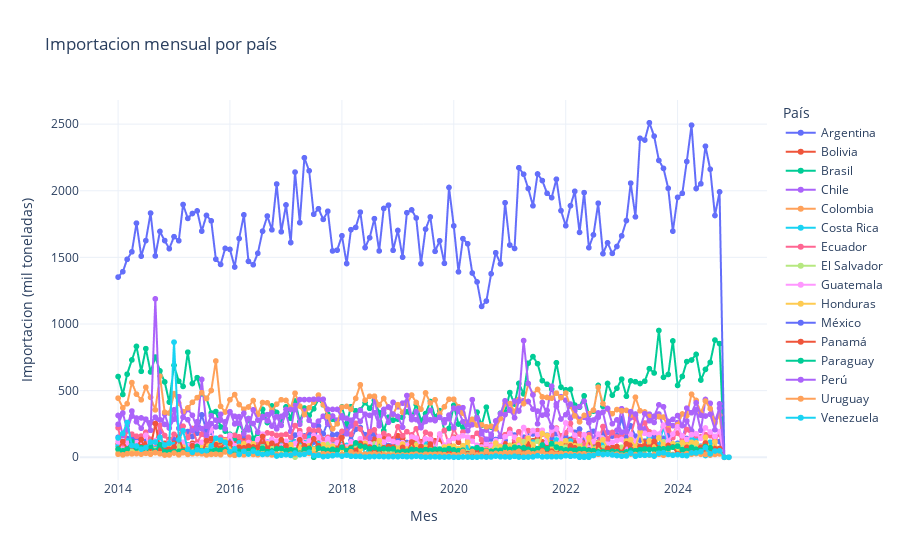
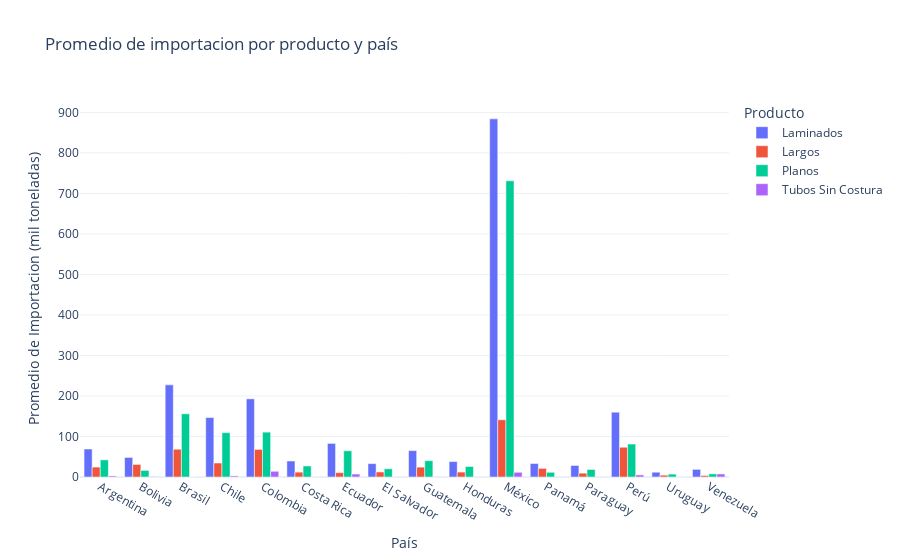
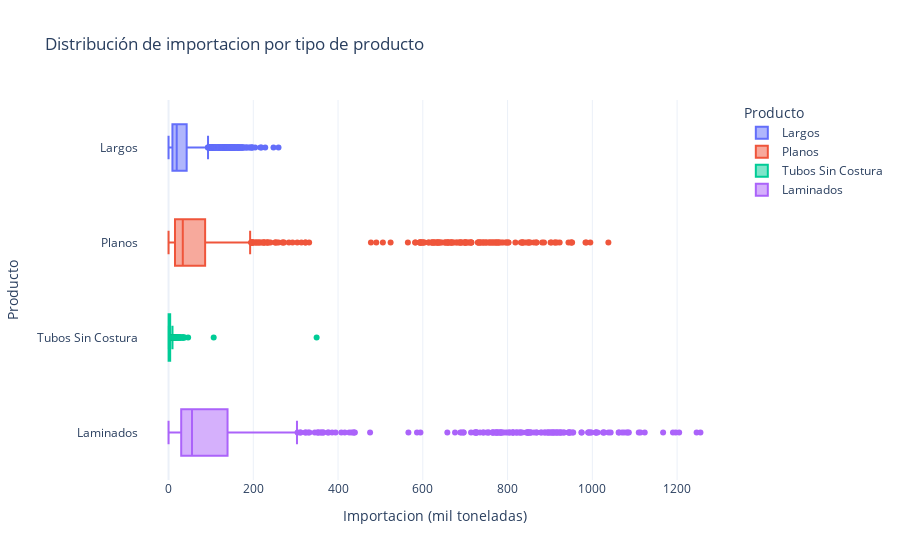

The notebook cell these images were saved under, in order:
### Code cell
eda_comercio_acero(df_importaciones, 'Importacion')

### Figure 1 — Plotly figure (JSON) as saved in the notebook; plotly's stock layout.template omitted (floating-point values rounded to 4 significant figures; data arrays with more than 128 entries replaced by an {"elided": "..."} marker saying what was removed)
{"data": [{"hovertemplate": "País=Argentina<br>Mes=%{x}<br>Importacion (mil toneladas)=%{y}<extra></extra>", "legendgroup": "Argentina", "line": {"color": "#636efa", "dash": "solid"}, "marker": {"symbol": "circle"}, "mode": "lines+markers", "name": "Argentina", "showlegend": true, "type": "scattergl", "x": {"elided": "132 str values"}, "xaxis": "x", "y": {"elided": "132 float values"}, "yaxis": "y"}, {"hovertemplate": "País=Bolivia<br>Mes=%{x}<br>Importacion (mil toneladas)=%{y}<extra></extra>", "legendgroup": "Bolivia", "line": {"color": "#EF553B", "dash": "solid"}, "marker": {"symbol": "circle"}, "mode": "lines+markers", "name": "Bolivia", "showlegend": true, "type": "scattergl", "x": {"elided": "132 str values"}, "xaxis": "x", "y": {"elided": "132 float values"}, "yaxis": "y"}, {"hovertemplate": "País=Brasil<br>Mes=%{x}<br>Importacion (mil toneladas)=%{y}<extra></extra>", "legendgroup": "Brasil", "line": {"color": "#00cc96", "dash": "solid"}, "marker": {"symbol": "circle"}, "mode": "lines+markers", "name": "Brasil", "showlegend": true, "type": "scattergl", "x": {"elided": "132 str values"}, "xaxis": "x", "y": {"elided": "132 float values"}, "yaxis": "y"}, {"hovertemplate": "País=Chile<br>Mes=%{x}<br>Importacion (mil toneladas)=%{y}<extra></extra>", "legendgroup": "Chile", "line": {"color": "#ab63fa", "dash": "solid"}, "marker": {"symbol": "circle"}, "mode": "lines+markers", "name": "Chile", "showlegend": true, "type": "scattergl", "x": {"elided": "132 str values"}, "xaxis": "x", "y": {"elided": "132 float values"}, "yaxis": "y"}, {"hovertemplate": "País=Colombia<br>Mes=%{x}<br>Importacion (mil toneladas)=%{y}<extra></extra>", "legendgroup": "Colombia", "line": {"color": "#FFA15A", "dash": "solid"}, "marker": {"symbol": "circle"}, "mode": "lines+markers", "name": "Colombia", "showlegend": true, "type": "scattergl", "x": {"elided": "132 str values"}, "xaxis": "x", "y": {"elided": "132 float values"}, "yaxis": "y"}, {"hovertemplate": "País=Costa Rica<br>Mes=%{x}<br>Importacion (mil toneladas)=%{y}<extra></extra>", "legendgroup": "Costa Rica", "line": {"color": "#19d3f3", "dash": "solid"}, "marker": {"symbol": "circle"}, "mode": "lines+markers", "name": "Costa Rica", "showlegend": true, "type": "scattergl", "x": {"elided": "132 str values"}, "xaxis": "x", "y": {"elided": "132 float values"}, "yaxis": "y"}, {"hovertemplate": "País=Ecuador<br>Mes=%{x}<br>Importacion (mil toneladas)=%{y}<extra></extra>", "legendgroup": "Ecuador", "line": {"color": "#FF6692", "dash": "solid"}, "marker": {"symbol": "circle"}, "mode": "lines+markers", "name": "Ecuador", "showlegend": true, "type": "scattergl", "x": {"elided": "132 str values"}, "xaxis": "x", "y": {"elided": "132 float values"}, "yaxis": "y"}, {"hovertemplate": "País=El Salvador<br>Mes=%{x}<br>Importacion (mil toneladas)=%{y}<extra></extra>", "legendgroup": "El Salvador", "line": {"color": "#B6E880", "dash": "solid"}, "marker": {"symbol": "circle"}, "mode": "lines+markers", "name": "El Salvador", "showlegend": true, "type": "scattergl", "x": {"elided": "132 str values"}, "xaxis": "x", "y": {"elided": "132 float values"}, "yaxis": "y"}, {"hovertemplate": "País=Guatemala<br>Mes=%{x}<br>Importacion (mil toneladas)=%{y}<extra></extra>", "legendgroup": "Guatemala", "line": {"color": "#FF97FF", "dash": "solid"}, "marker": {"symbol": "circle"}, "mode": "lines+markers", "name": "Guatemala", "showlegend": true, "type": "scattergl", "x": {"elided": "132 str values"}, "xaxis": "x", "y": {"elided": "132 float values"}, "yaxis": "y"}, {"hovertemplate": "País=Honduras<br>Mes=%{x}<br>Importacion (mil toneladas)=%{y}<extra></extra>", "legendgroup": "Honduras", "line": {"color": "#FECB52", "dash": "solid"}, "marker": {"symbol": "circle"}, "mode": "lines+markers", "name": "Honduras", "showlegend": true, "type": "scattergl", "x": {"elided": "132 str values"}, "xaxis": "x", "y": {"elided": "132 float values"}, "yaxis": "y"}, {"hovertemplate": "País=México<br>Mes=%{x}<br>Importacion (mil toneladas)=%{y}<extra></extra>", "legendgroup": "México", "line": {"color": "#636efa", "dash": "solid"}, "marker": {"symbol": "circle"}, "mode": "lines+markers", "name": "México", "showlegend": true, "type": "scattergl", "x": {"elided": "132 str values"}, "xaxis": "x", "y": {"elided": "132 float values"}, "yaxis": "y"}, {"hovertemplate": "País=Panamá<br>Mes=%{x}<br>Importacion (mil toneladas)=%{y}<extra></extra>", "legendgroup": "Panamá", "line": {"color": "#EF553B", "dash": "solid"}, "marker": {"symbol": "circle"}, "mode": "lines+markers", "name": "Panamá", "showlegend": true, "type": "scattergl", "x": {"elided": "132 str values"}, "xaxis": "x", "y": {"elided": "132 float values"}, "yaxis": "y"}, {"hovertemplate": "País=Paraguay<br>Mes=%{x}<br>Importacion (mil toneladas)=%{y}<extra></extra>", "legendgroup": "Paraguay", "line": {"color": "#00cc96", "dash": "solid"}, "marker": {"symbol": "circle"}, "mode": "lines+markers", "name": "Paraguay", "showlegend": true, "type": "scattergl", "x": {"elided": "132 str values"}, "xaxis": "x", "y": {"elided": "132 float values"}, "yaxis": "y"}, {"hovertemplate": "País=Perú<br>Mes=%{x}<br>Importacion (mil toneladas)=%{y}<extra></extra>", "legendgroup": "Perú", "line": {"color": "#ab63fa", "dash": "solid"}, "marker": {"symbol": "circle"}, "mode": "lines+markers", "name": "Perú", "showlegend": true, "type": "scattergl", "x": {"elided": "132 str values"}, "xaxis": "x", "y": {"elided": "132 float values"}, "yaxis": "y"}, {"hovertemplate": "País=Uruguay<br>Mes=%{x}<br>Importacion (mil toneladas)=%{y}<extra></extra>", "legendgroup": "Uruguay", "line": {"color": "#FFA15A", "dash": "solid"}, "marker": {"symbol": "circle"}, "mode": "lines+markers", "name": "Uruguay", "showlegend": true, "type": "scattergl", "x": {"elided": "132 str values"}, "xaxis": "x", "y": {"elided": "132 float values"}, "yaxis": "y"}, {"hovertemplate": "País=Venezuela<br>Mes=%{x}<br>Importacion (mil toneladas)=%{y}<extra></extra>", "legendgroup": "Venezuela", "line": {"color": "#19d3f3", "dash": "solid"}, "marker": {"symbol": "circle"}, "mode": "lines+markers", "name": "Venezuela", "showlegend": true, "type": "scattergl", "x": {"elided": "132 str values"}, "xaxis": "x", "y": {"elided": "132 float values"}, "yaxis": "y"}], "layout": {"legend": {"title": {"text": "País"}, "tracegroupgap": 0}, "title": {"text": "Importacion mensual por país"}, "xaxis": {"anchor": "y", "domain": [0, 1], "title": {"text": "Mes"}}, "yaxis": {"anchor": "x", "domain": [0, 1], "title": {"text": "Importacion (mil toneladas)"}}}}

### Figure 2 — Plotly figure (JSON) as saved in the notebook; plotly's stock layout.template omitted (floating-point values rounded to 4 significant figures)
{"data": [{"alignmentgroup": "True", "hovertemplate": "Producto=Laminados<br>País=%{x}<br>Promedio de Importacion (mil toneladas)=%{y}<extra></extra>", "legendgroup": "Laminados", "marker": {"color": "#636efa", "pattern": {"shape": ""}}, "name": "Laminados", "offsetgroup": "Laminados", "orientation": "v", "showlegend": true, "textposition": "auto", "type": "bar", "x": ["Argentina", "Bolivia", "Brasil", "Chile", "Colombia", "Costa Rica", "Ecuador", "El Salvador", "Guatemala", "Honduras", "México", "Panamá", "Paraguay", "Perú", "Uruguay", "Venezuela"], "xaxis": "x", "y": [69.05, 48.31, 227.4, 146.7, 193.0, 39.55, 82.88, 33.03, 65.19, 38.12, 884.0, 33.38, 28.5, 160.0, 11.83, 18.89], "yaxis": "y"}, {"alignmentgroup": "True", "hovertemplate": "Producto=Largos<br>País=%{x}<br>Promedio de Importacion (mil toneladas)=%{y}<extra></extra>", "legendgroup": "Largos", "marker": {"color": "#EF553B", "pattern": {"shape": ""}}, "name": "Largos", "offsetgroup": "Largos", "orientation": "v", "showlegend": true, "textposition": "auto", "type": "bar", "x": ["Argentina", "Bolivia", "Brasil", "Chile", "Colombia", "Costa Rica", "Ecuador", "El Salvador", "Guatemala", "Honduras", "México", "Panamá", "Paraguay", "Perú", "Uruguay", "Venezuela"], "xaxis": "x", "y": [24.48, 31.0, 68.54, 34.54, 68.1, 12.0, 10.82, 12.45, 24.36, 12.16, 141.2, 21.31, 9.54, 73.45, 4.561, 3.596], "yaxis": "y"}, {"alignmentgroup": "True", "hovertemplate": "Producto=Planos<br>País=%{x}<br>Promedio de Importacion (mil toneladas)=%{y}<extra></extra>", "legendgroup": "Planos", "marker": {"color": "#00cc96", "pattern": {"shape": ""}}, "name": "Planos", "offsetgroup": "Planos", "orientation": "v", "showlegend": true, "textposition": "auto", "type": "bar", "x": ["Argentina", "Bolivia", "Brasil", "Chile", "Colombia", "Costa Rica", "Ecuador", "El Salvador", "Guatemala", "Honduras", "México", "Panamá", "Paraguay", "Perú", "Uruguay", "Venezuela"], "xaxis": "x", "y": [42.32, 16.25, 156.0, 109.4, 110.8, 27.28, 64.76, 20.32, 40.25, 25.84, 731.2, 11.62, 18.55, 81.31, 7.12, 7.778], "yaxis": "y"}, {"alignmentgroup": "True", "hovertemplate": "Producto=Tubos Sin Costura<br>País=%{x}<br>Promedio de Importacion (mil toneladas)=%{y}<extra></extra>", "legendgroup": "Tubos Sin Costura", "marker": {"color": "#ab63fa", "pattern": {"shape": ""}}, "name": "Tubos Sin Costura", "offsetgroup": "Tubos Sin Costura", "orientation": "v", "showlegend": true, "textposition": "auto", "type": "bar", "x": ["Argentina", "Bolivia", "Brasil", "Chile", "Colombia", "Costa Rica", "Ecuador", "El Salvador", "Guatemala", "Honduras", "México", "Panamá", "Paraguay", "Perú", "Uruguay", "Venezuela"], "xaxis": "x", "y": [2.721, 1.06, 0, 2.761, 14.12, 0.2638, 7.303, 0.2653, 0.5825, 0.2618, 11.64, 0.4486, 0.4019, 5.217, 0.1488, 7.518], "yaxis": "y"}], "layout": {"barmode": "group", "legend": {"title": {"text": "Producto"}, "tracegroupgap": 0}, "title": {"text": "Promedio de importacion por producto y país"}, "xaxis": {"anchor": "y", "domain": [0, 1], "title": {"text": "País"}}, "yaxis": {"anchor": "x", "domain": [0, 1], "title": {"text": "Promedio de Importacion (mil toneladas)"}}}}

### Figure 3 — Plotly figure (JSON) as saved in the notebook; plotly's stock layout.template omitted (floating-point values rounded to 4 significant figures; data arrays with more than 128 entries replaced by an {"elided": "..."} marker saying what was removed)
{"data": [{"alignmentgroup": "True", "hovertemplate": "Producto=%{y}<br>Importacion (mil toneladas)=%{x}<extra></extra>", "legendgroup": "Largos", "marker": {"color": "#636efa"}, "name": "Largos", "notched": false, "offsetgroup": "Largos", "orientation": "h", "showlegend": true, "type": "box", "x": {"elided": "2112 float values"}, "x0": " ", "xaxis": "x", "y": {"elided": "2112 str values"}, "y0": " ", "yaxis": "y"}, {"alignmentgroup": "True", "hovertemplate": "Producto=%{y}<br>Importacion (mil toneladas)=%{x}<extra></extra>", "legendgroup": "Planos", "marker": {"color": "#EF553B"}, "name": "Planos", "notched": false, "offsetgroup": "Planos", "orientation": "h", "showlegend": true, "type": "box", "x": {"elided": "2112 float values"}, "x0": " ", "xaxis": "x", "y": {"elided": "2112 str values"}, "y0": " ", "yaxis": "y"}, {"alignmentgroup": "True", "hovertemplate": "Producto=%{y}<br>Importacion (mil toneladas)=%{x}<extra></extra>", "legendgroup": "Tubos Sin Costura", "marker": {"color": "#00cc96"}, "name": "Tubos Sin Costura", "notched": false, "offsetgroup": "Tubos Sin Costura", "orientation": "h", "showlegend": true, "type": "box", "x": {"elided": "2112 float values"}, "x0": " ", "xaxis": "x", "y": {"elided": "2112 str values"}, "y0": " ", "yaxis": "y"}, {"alignmentgroup": "True", "hovertemplate": "Producto=%{y}<br>Importacion (mil toneladas)=%{x}<extra></extra>", "legendgroup": "Laminados", "marker": {"color": "#ab63fa"}, "name": "Laminados", "notched": false, "offsetgroup": "Laminados", "orientation": "h", "showlegend": true, "type": "box", "x": {"elided": "2112 float values"}, "x0": " ", "xaxis": "x", "y": {"elided": "2112 str values"}, "y0": " ", "yaxis": "y"}], "layout": {"boxmode": "overlay", "legend": {"title": {"text": "Producto"}, "tracegroupgap": 0}, "title": {"text": "Distribución de importacion por tipo de producto"}, "xaxis": {"anchor": "y", "domain": [0, 1], "title": {"text": "Importacion (mil toneladas)"}}, "yaxis": {"anchor": "x", "categoryarray": ["Laminados", "Tubos Sin Costura", "Planos", "Largos"], "categoryorder": "array", "domain": [0, 1], "title": {"text": "Producto"}}}}
